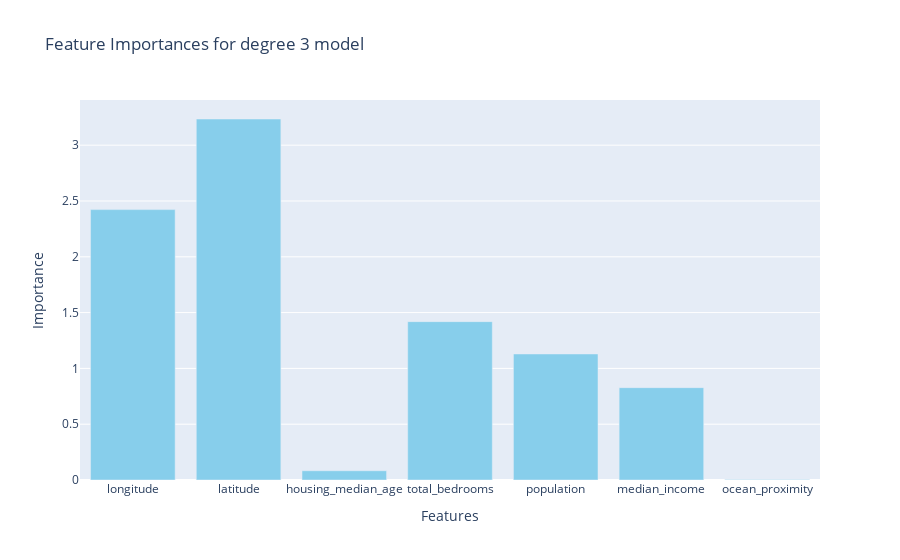
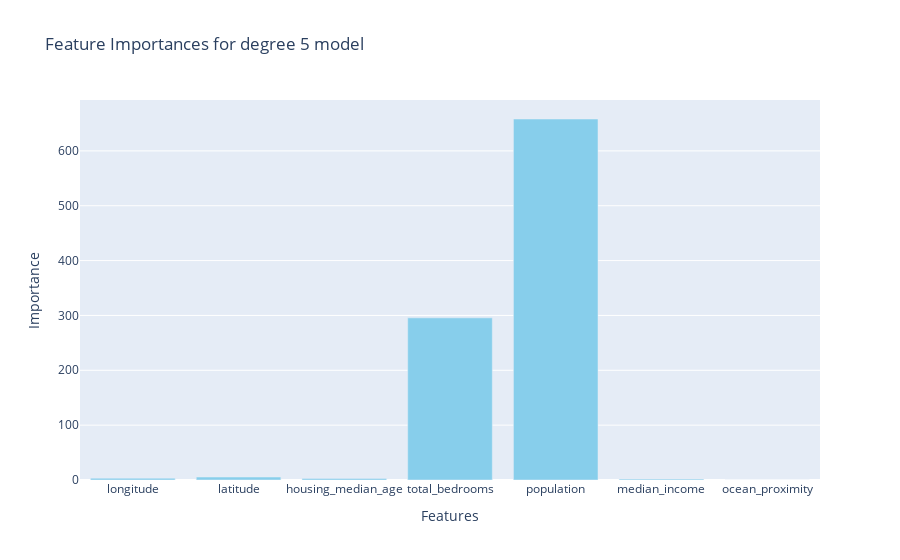

The notebook cell saved with these charts, in order:
### Code cell
from sklearn.inspection import permutation_importance
import plotly.graph_objects as go

# Split the data
X1_train, X1_test, y1_train, y1_test = train_test_split(X1, y, test_size=0.3, random_state=22)

# With a function that can take degree as a parameter
def evaluate_model_with_permutation_importance(X1_train, X1_test, y1_train, y1_test, degree):
    
    # Create a column transformer with the specified degree
    poly_ordinal_impute_transformer = make_column_transformer(
        (OrdinalEncoder(categories=[['NEAR BAY', '<1H OCEAN', 'INLAND', 'NEAR OCEAN', 'ISLAND']]), ['ocean_proximity']),
        (PolynomialFeatures(degree=degree), make_column_selector(dtype_include=np.number)),
        (StandardScaler(), make_column_selector(dtype_include=np.number)),
        (SimpleImputer(strategy='median'), ['total_bedrooms']),
        remainder='passthrough'
    )

    # Create a pipeline with the column transformer and LinearRegression
    model = make_pipeline(poly_ordinal_impute_transformer, LinearRegression())

    # Train the model
    model.fit(X1_train, y1_train)

    # Evaluate the model
    train_score = model.score(X1_train, y1_train)
    test_score = model.score(X1_test, y1_test)

    print(f"Training R^2 score with degree {degree} model:", train_score)
    print(f"Test R^2 score with degree {degree} model:", test_score)

    # Calculate permutation importance
    result = permutation_importance(model, X1_test, y1_test, n_repeats=10, random_state=22)

    # Get feature importances
    importance = result.importances_mean

    # Print feature importances
    for feature, imp in zip(X1_train.columns, importance):
        print(f"Feature {feature}: Importance = {imp}")

    # Create a bar graph using Plotly
    figX = go.Figure(data=[go.Bar(x=X1_train.columns, y=importance, marker_color='skyblue')])

    # Update layout for better visualization
    figX.update_layout(title=f'Feature Importances for degree {degree} model',
                      xaxis=dict(title='Features'),
                      yaxis=dict(title='Importance'))

    # Return fig
    return figX

# Evaluate model with permutation importance for best degree model
fig = evaluate_model_with_permutation_importance(X1_train, X1_test, y1_train, y1_test, best_complexity)
fig.show()

# Evaluate model with permutation importance for degree 5 model
fig = evaluate_model_with_permutation_importance(X1_train, X1_test, y1_train, y1_test, 5)
fig.show()

### Figure 1 — Plotly figure (JSON) as saved in the notebook; plotly's stock layout.template omitted (floating-point values rounded to 4 significant figures)
{"data": [{"marker": {"color": "skyblue"}, "type": "bar", "x": ["longitude", "latitude", "housing_median_age", "total_bedrooms", "population", "median_income", "ocean_proximity"], "y": [2.423, 3.235, 0.08299, 1.419, 1.129, 0.8274, 0.003982]}], "layout": {"title": {"text": "Feature Importances for degree 3 model"}, "xaxis": {"title": {"text": "Features"}}, "yaxis": {"title": {"text": "Importance"}}}}

### Figure 2 — Plotly figure (JSON) as saved in the notebook; plotly's stock layout.template omitted (floating-point values rounded to 4 significant figures)
{"data": [{"marker": {"color": "skyblue"}, "type": "bar", "x": ["longitude", "latitude", "housing_median_age", "total_bedrooms", "population", "median_income", "ocean_proximity"], "y": [3.305, 5.421, 2.946, 295.6, 658.1, 1.633, 3.047e-09]}], "layout": {"title": {"text": "Feature Importances for degree 5 model"}, "xaxis": {"title": {"text": "Features"}}, "yaxis": {"title": {"text": "Importance"}}}}
